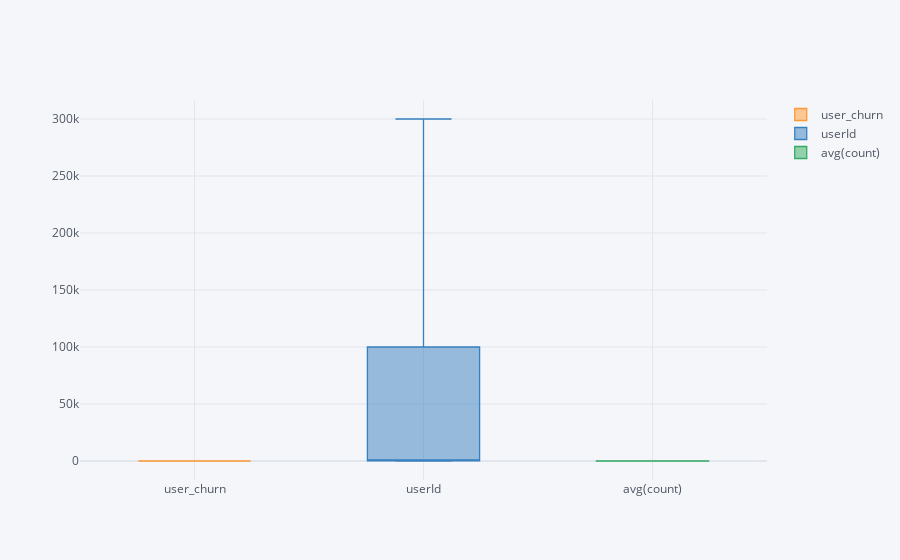

Notebook code cell kept with this figure:
### Code cell
friends_df.iplot(kind='box')

### Figure 1 — Plotly figure (JSON) as saved in the notebook; plotly's stock layout.template omitted (floating-point values rounded to 4 significant figures; data arrays with more than 128 entries replaced by an {"elided": "..."} marker saying what was removed)
{"data": [{"boxpoints": false, "line": {"width": 1.3}, "marker": {"color": "rgba(255, 153, 51, 1.0)"}, "name": "user_churn", "orientation": "v", "type": "box", "y": {"elided": "206 int values"}}, {"boxpoints": false, "line": {"width": 1.3}, "marker": {"color": "rgba(55, 128, 191, 1.0)"}, "name": "userId", "orientation": "v", "type": "box", "y": {"elided": "206 str values"}}, {"boxpoints": false, "line": {"width": 1.3}, "marker": {"color": "rgba(50, 171, 96, 1.0)"}, "name": "avg(count)", "orientation": "v", "type": "box", "y": {"elided": "206 int values"}}], "layout": {"legend": {"bgcolor": "#F5F6F9", "font": {"color": "#4D5663"}}, "paper_bgcolor": "#F5F6F9", "plot_bgcolor": "#F5F6F9", "title": {"font": {"color": "#4D5663"}}, "xaxis": {"gridcolor": "#E1E5ED", "showgrid": true, "tickfont": {"color": "#4D5663"}, "title": {"font": {"color": "#4D5663"}, "text": ""}, "zerolinecolor": "#E1E5ED"}, "yaxis": {"gridcolor": "#E1E5ED", "showgrid": true, "tickfont": {"color": "#4D5663"}, "title": {"font": {"color": "#4D5663"}, "text": ""}, "zerolinecolor": "#E1E5ED"}}}
